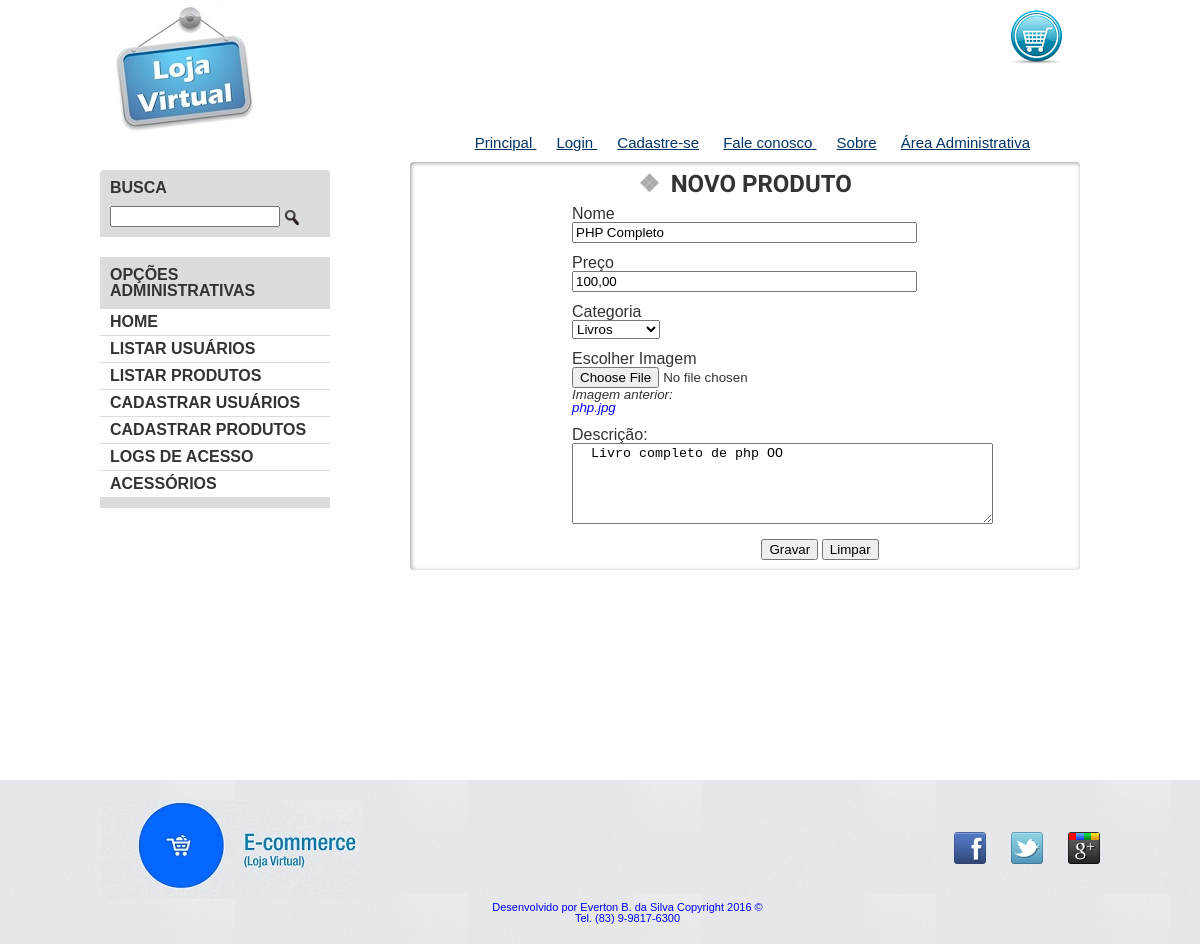
Screenshot of /adm.php?acao=editar_p&id=2 with the database file from the repository.
### tables this page shows
CREATE TABLE `produtos` (
  `id` int(11) NOT NULL,
  `nome` varchar(50) NOT NULL,
  `categoria` varchar(50) NOT NULL,
  `preco` varchar(50) DEFAULT NULL,
  `descricao` varchar(250) NOT NULL,
  `imagem` varchar(50) DEFAULT NULL
);

### classes/produtos.class.php (called while the page is built, shortened)
<?php
class Produtos{
public $conexao;
public function __construct($nova_conexao){
$this->conexao = $nova_conexao;
}
function buscar_por_id($id)
{
$sqlBusca = 'SELECT * FROM produtos WHERE id = ' . $id;
$resultado = $this->conexao->query($sqlBusca);
$this->produto = mysqli_fetch_assoc($resultado);
}
}
?>

### editar_produtos.php (the view, shortened to what this page needs)
<?php
$estilo = '<link rel="stylesheet" type="text/css" href="css/estilos_adm.css">';
include "cabecalho.php";
?>
  <div class="container destaque">
  <section class="busca">
    <h2>Busca</h2>
    <form action="index.php" method="POST" name="formulario">
      <input type="search" name="pesquisa">
      <input type="image" src="img/busca.png">
    </form>
  </section>
  <section class="menu-departamentos">
    <h2> Opções Administrativas</h2>
    <nav>
      <ul>
        <li>
		    <a href="index.php?q=livros"> Home</a>
	</li>
		<li><a href="adm.php?acao=listar_u">Listar Usuários</a></li>
        <li><a href="adm.php?acao=listar_p">Listar Produtos</a></li>
        <li><a href="adm.php?acao=cadastrar_u">Cadastrar Usuários</a></li>
		<li><a href="adm.php?acao=cadastrar_p">Cadastrar Produtos</a></li>
        <li><a href="adm.php?acao=logs"> Logs de Acesso</a></li>
        <li><a href="index.php?q=acessorios">Acessórios</a></li>
      </ul>
    </nav>
  </section>
</div>
  <div class="container paineis">
  <section class="painel mais-vendidos">
<h2> Novo Produto</h2>
<div id="formulario">
<form name="cadastro_u" method="post" action="adm.php?acao=atualizar_p" enctype="multipart/form-data">
	<ul>
        <li>
			<label for="name">Nome</label>
            <input type="text" size="40" id="name" name="nome" value="<?php echo $produto['nome'];?> " />
        </li>
        <li>
        	<label for="email"> Preço </label>
            <input type="text" size="40" id="email" name="preco" value="<?php echo $produto['preco'];?>"/>
        </li>
        <li>
            <label > Categoria</label>
            <select name="select_categoria">
		        <option value="livros"     <?php echo ($produto['categoria'] == "livros")     ? "selected" : ""; ?>>  Livros </option>
		   </select>
        </li>
        <li>
            <label> Escolher Imagem</label>
            <input type="file" name="imagem"/>
             <h4> <?php echo "Imagem anterior: <span>".$produto['imagem'] ."</span";?>  </h4>
		</li>
        <li>
        	<label for="message">Descrição:</label>
			<textarea cols="50" rows="5" id="message" name="descricao"> <?php echo $produto['descricao']; ?></textarea>
		</li>
	</ul>
    <p>
        <button type="submit" class="action">Gravar</button>
        <button type="reset" class="right"> Limpar</button>
    </p>
</form>
</section>
  </div>
<?php
include "rodape.php";
?>

### css/estilos_adm.css (style rules this page uses)
body { color: #333333; font-family: "Lucida Sans Unicode", "Lucida Grande", sans-serif; height: 100%; }
.container { margin: 0 auto; width: 1000px; }
.busca, .menu-departamentos { background-color: #dcdcdc; font-weight: bold; text-transform: uppercase; margin-right: 10px; width: 230px; }
.busca h2, .busca form, .menu-departamentos h2 { margin: 10px; }
.menu-departamentos li { background-color: white; margin-bottom: 1px; padding: 5px 10px; }
.menu-departamentos a { color: #333333; text-decoration: none; }
.busca input { vertical-align: middle; }
.busca input[type=search] { width: 170px; }
.busca, .menu-departamentos { float: left; }
.menu-departamentos { clear: left; }
.destaque { margin-top: 20px; }
.menu-departamentos { margin-top: 20px; padding-bottom: 10px; }
.painel { margin: 10px 0; padding: 10px; width: 650px; }
.mais-vendidos { float: left; margin-left: 70px; margin-top: -75px; }
.painel li { display: block; vertical-align: top; width: 140px; margin: 2px; padding-bottom: 10px; }
.painel h2 { font-size: 24px; font-weight: bold; text-transform: uppercase; margin-bottom: 10px; }
.painel h2:before { content: '\2756'; padding-right: 5px; opacity: 0.4; }
.painel { border-radius: 4px; box-shadow: inset 1px 1px 4px #999; }
.painel h2 { text-shadow: 3px 3px 2px #FFF; }
.painel h2 { text-shadow: 1px 1px 2px rgba(255,255,255,0.8); text-align: center; }
.busca { border-top-left-radius: 4px; border-top-right-radius: 4px; }
#formulario { margin-left: 150px; }
h4 { font-size: 10pt; font-style: italic; }
h4 span { color: blue; }
.mais-vendidos p { font-family: 'Oswald', sans-serif; text-align: center; }
.mais-vendidos h2 { font-family: 'Bungee Shade', cursive; }
.mais-vendidos span { color: blue; }

### rows the page displays
produtos: nome "PHP Completo", preco "100,00", select_categoria "Livros", imagem "php.jpg", descricao "Livro completo de php OO"
